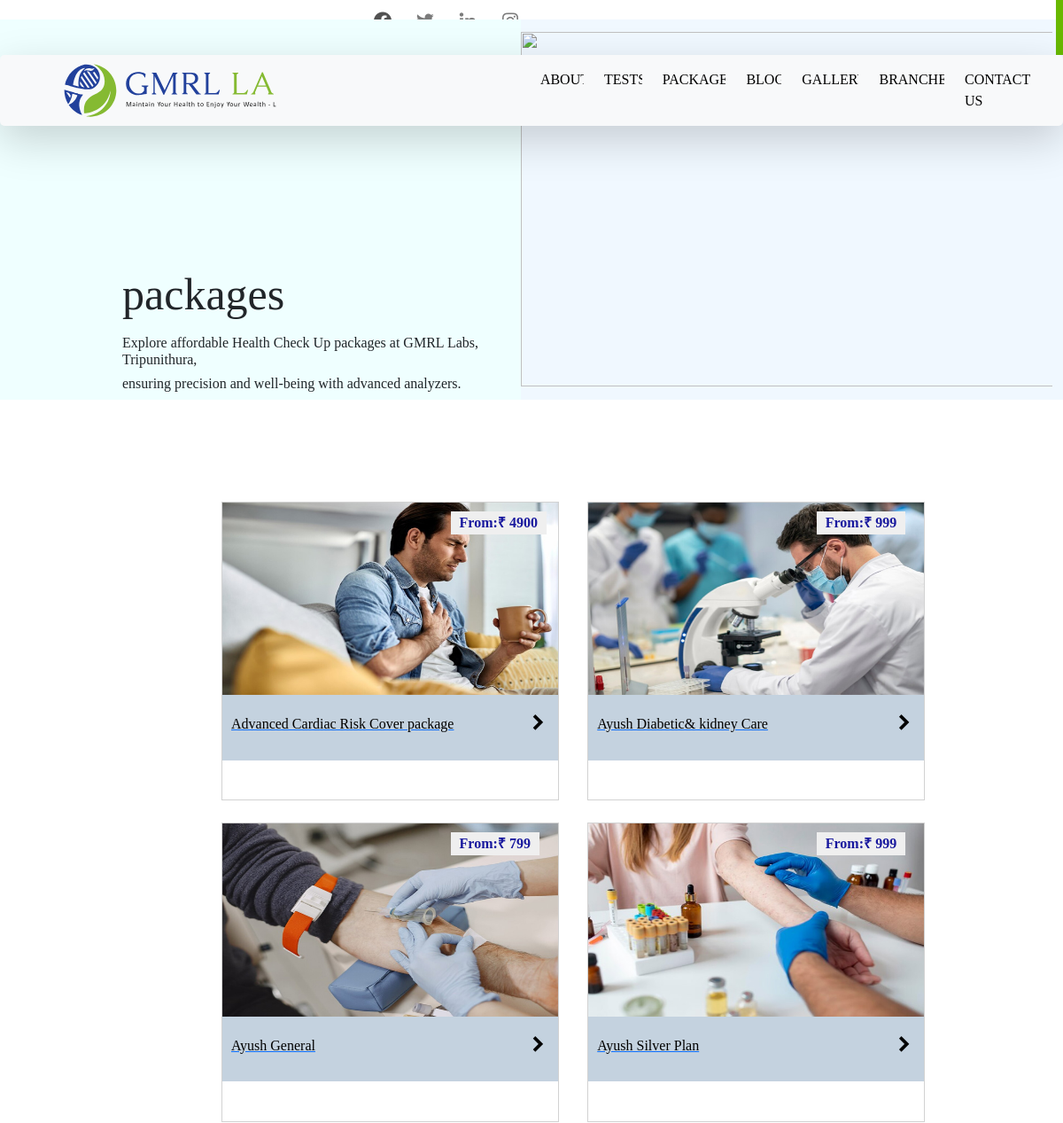
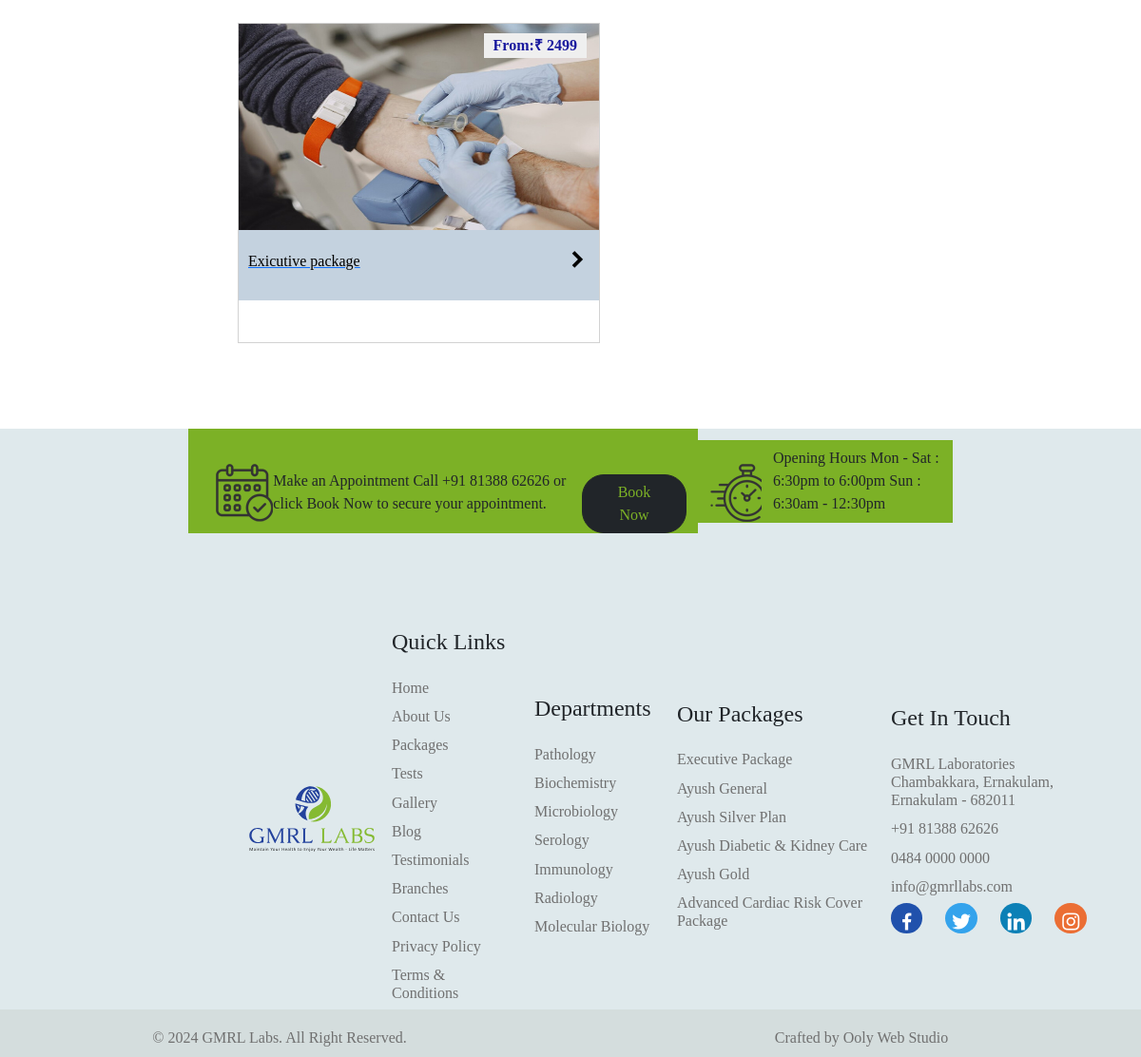
Screenshot of /package/ with the database file from the repository (2 pictures, top to bottom).
### hospitalapp/models.py (models this page shows, shortened)
class Package(models.Model):
    image=models.ImageField(upload_to='package')
    price=models.IntegerField()
    ln1=models.CharField(max_length=400)
    ln2=models.CharField(max_length=400)
    ln3=models.CharField(max_length=400)
    ln4=models.CharField(max_length=400)
    ln5=models.CharField(max_length=400)
    ln6=models.CharField(max_length=400)
    ln7=models.CharField(max_length=400,blank=True)
    ln8=models.CharField(max_length=400,blank=True)
    ln9=models.CharField(max_length=400,blank=True)
    ln10=models.CharField(max_length=400,blank=True)
    ln11=models.CharField(max_length=400,blank=True)
    ln12=models.CharField(max_length=400,blank=True)
    ln13=models.CharField(max_length=400,blank=True)
    name=models.CharField(max_length=250,unique=True)
    class Meta:
        ordering=('name',)

### hospitalapp/views.py (the view)
# urls.py: path('package/',views.package,name='package'),
def package(request):
    pack=Package.objects.all()
    return render(request,'package.html',{"pack":pack})

### templates/package.html (shortened to what this page needs)
{% extends 'base.html' %}
{% load static %}
{% block content %}
<section class="packages w-100" id="package" style="font-family:Georgia, 'Times New Roman', Times, serif ;">
    <div class="row w-100">
        <div class="abi col-lg-6">
            <h1>packages</h1>
            <h6>Explore affordable Health Check Up packages at GMRL Labs, Tripunithura,</h6>
            <h6>ensuring precision and well-being with advanced analyzers.</h6>
        </div>
        <div class="tip col-lg-6">
            <img src="../static/images/package.jpg" alt="">
        </div>
    </div>
</section>
<section class="pack">
    <div class="row packing mx-auto d-flex">
        {% for m in pack %}
        <div class="card ms-4 p-0" style="width: 23.8rem;">
            <a href="{% url 'lab:packages' m.id %}">
            <img class="bloimg card-img-top" src="{{m.image.url}}" alt="Card image cap">
            <button class="pkbttn">From:₹ {{m.price}}</button>
            <div class="ms-0 card-body pkp">
                <div class="row">
                    <div class="col-lg-10">
              <p class="card-text ">{{m.name}}</p>
              </div>
              <div class="col-lg-2  ">
                <i class='pic me-2 mt-3  bx bxs-chevron-right'></i>
                </div>
                </div>
            </div>
            </a>
        </div>
        {% endfor %}
     </div>
</section>
<section class="footer" style="font-family:Georgia, 'Times New Roman', Times, serif ; height: fit-content;">
    <div class="rw2 row mx-auto"   >
        <div class="col9 col-lg-8">
            <div class="row">
                <div class="col-lg-2" >
                    <img class="mt-4 ms-3" src="../static/images/make-appointment.png" alt="">
                </div>
                <div class="col-lg-7 mt-4" >
                    <h8 class="ms-0"> Make an Appointment</h8>
                    <h8 class="ms-0">Call +91 81388 62626 or click Book Now to secure your appointment.</h8>
                </div>
                <div class="col-lg-3">
                    <a href="{% url 'lab:appointment' %}">
                        <button type="button" class="btn4 mt-5 btn btn-dark ">Book Now</button>
                    </a>
                </div>
            </div>
        </div>
        <div class="col91 col-lg-4">
            <div class="row col9rw">
                <div class="col-lg-3">
                    <img class="mt-4" src="../static/images/openinh-hours-logo.png" alt="">
                </div>
                <div class="col-lg-9">
                    <h7 class="mt-3">Opening Hours</h7>
                    <h7>Mon - Sat : 6:30pm to 6:00pm</h7>
                    <h7>Sun : 6:30am - 12:30pm</h7>
                </div>
            </div>
        </div>
    </div>
    <div class="rw3 row">
        <div class="col-lg-2">
            <img src="../static/images/gmrl-footer-logo.svg" alt="">
        </div>
        <div class="col-lg-2">
            <h4 class="mb-4">Quick Links</h4>
            <a href="{% url 'lab:home' %}">
                <h6>Home</h6>
            </a>
            <a href="{% url 'lab:about' %}">
                <h6>About Us</h6>
            </a>
            <a href="{% url 'lab:package' %}">
                <h6>Packages</h6>
            </a>
            <a href="{% url 'lab:test' %}">
                <h6>Tests</h6>
            </a>
            <a href="{% url 'lab:gallery' %}">
                <h6>Gallery</h6>
            </a>
            <a href="{% url 'lab:blog' %}">
                <h6>Blog</h6>
            </a>
            <a href="">
            <h6>Testimonials</h6>
            </a>
            <a href="{% url 'lab:branches' %}">
                <h6>Branches</h6>
            </a>
            <a href="{% url 'lab:contacts' %}">
                <h6>Contact Us</h6>
            </a>
            <a href="{% url 'lab:privacy' %}">
                <h6>Privacy Policy</h6>
            </a>
            <a href="{% url 'lab:term' %}">
                <h6>Terms & Conditions</h6>
            </a>
        </div>
        <div class="col-lg-2">
            <h4 class="mb-4">Departments</h4>
            <a href="{% url 'lab:depart' %}">
                <h6>Pathology</h6>
            </a>
            <a href="{% url 'lab:depart' %}">
                <h6>Biochemistry</h6>
            </a>
            <a href="{% url 'lab:depart' %}">
                <h6>Microbiology</h6>
            </a>
            <a href="{% url 'lab:depart' %}">
                <h6>Serology</h6>
            </a>
            <a href="{% url 'lab:depart' %}">
                <h6>Immunology</h6>
            </a>
            <a href="{% url 'lab:depart' %}">
                <h6>Radiology</h6>
            </a>
            <a href="{% url 'lab:depart' %}">
                <h6>Molecular Biology</h6>
            </a>
        </div>
        <div class="col-lg-3">
            <h4 class="mb-4">Our Packages</h4>
            <a href="http://127.0.0.1:8005/packages/1   ">
                <h6>Executive Package</h6>
            </a>
            <a href="http://127.0.0.1:8005/packages/2">
                <h6>Ayush General</h6>
            </a>
            <a href="http://127.0.0.1:8005/packages/3">
                <h6>Ayush Silver Plan</h6>
            </a>
            <a href="http://127.0.0.1:8005/packages/4">
                <h6>Ayush Diabetic & Kidney Care</h6>
            </a>
            <a href="http://127.0.0.1:8005/packages/5">
                <h6>Ayush Gold</h6>
            </a>
            <a href="http://127.0.0.1:8005/packages/6">
                <h6>Advanced Cardiac Risk Cover Package</h6>
            </a>
        </div>
        <div class="col-lg-3">
            <h4 class="mb-4">Get In Touch</h4>
            <h6>GMRL Laboratories Chambakkara, Ernakulam, Ernakulam - 682011</h6>
            <h6>+91 81388 62626</h6>
            <h6>0484 0000 0000</h6>
            <h6>info@gmrllabs.com</h6>
            <div class="rw4 row">
                <div class="col-lg-3">
                    <div class="fce">
                        <i class='bx bxl-facebook' style='color:#ffffff'  ></i>
                    </div>
                </div>
                <div class="col-lg-3">
                    <div class="twi">
                    <i class='bx bxl-twitter' style="color: #ffffff;"></i>
                    </div>
                </div>
                <div class="col-lg-3">
                    <div class="lik">
                    <i class='bx bxl-linkedin' style="color: #ffffff;"></i>
                    </div>
                </div>
                <div class="col-lg-3">
                    <div class="inst">
                    <i class='bx bxl-instagram' style="color: #ffffff;" ></i>
                    </div>
                </div>
            </div>
        </div>
    </div>
</section>
{% endblock %}

### templates/base.html (shortened to what this page needs)
{% load static %}
<!doctype html>
<html lang="en">
  <head>
    <link href="https://cdn.jsdelivr.net/npm/bootstrap@5.2.3/dist/css/bootstrap.min.css" rel="stylesheet">
    <link rel="stylesheet" href="{% static 'css\style.css' %}">
    <link href='https://unpkg.com/boxicons@2.1.4/css/boxicons.min.css' rel='stylesheet'>
    <link rel="stylesheet" href="https://cdn.jsdelivr.net/npm/slick-carousel@1.8.1/slick/slick.css">
  </head>
  <body>
    {% include 'nav.html' %}
    {% block content %}
    {% endblock %}
    {% include 'footer.html' %}
  </body>
</html>

### templates/nav.html (shortened to what this page needs)
{% load static %}
<div class="mqin">
    <div class="rw1 row">
        <div class="col-lg-6 col-md-6 col-sm-6 oci">
            <ul class="socialmedia d-flex justify-content-end">
                <a href="" class="fb me-4" target="_blank">
                </a>
                <a href="" class="tw me-4" target="_blank">
                </a>
                <a href="" class="li me-4" target="_blank">
                </a>
                <a href="" class="in" target="_blank">
                </a>
            </ul>
        </div>
        <div class="col-lg-6 col-md-6 col-sm-6 maker d-none d-lg-block">
            <a href="{% url 'lab:appointment' %}"><button class="btn btn">Make An Appointment</button></a>
        </div>
    </div>
</div>
<nav id="navbar" class="navbar shadow-lg navbar-expand-lg bg-light mx-auto">
    <div class="container-fluid">
        <a href="{% url 'lab:home' %}"><img class="ima" style="margin-left: 60px;" src="{% static 'images/gmrl-logo.svg' %}" width="280px" alt=""></a>
      <div class="offcanvas offcanvas-start hidden-lg-up" tabindex="-1" id="offcanvasNavbar" aria-labelledby="offcanvasNavbarLabel" style="background-color: blue;">
        <div class="collapse navbar-collapse" id="navbarSupportedContent">
            <ul class="navbar-nav ml-auto" style="margin-left: 290px; ">
                <li class="nav-item">
                    <a class="nav-link" href="{% url 'lab:about' %}">ABOUT</a>
                </li>
                <li class="nav-item">
                    <a class="nav-link" href="{% url 'lab:test' %}">TESTS</a>
                </li>
                <li class="nav-item">
                    <a class="nav-link" href="{% url 'lab:package' %}">PACKAGES</a>
                </li>
                <li class="nav-item">
                    <a class="nav-link" href="{% url 'lab:blog' %}">BLOG</a>
                </li>
                <li class="nav-item">
                    <a class="nav-link" href="{% url 'lab:gallery' %}">GALLERY</a>
                </li>
                <li class="nav-item">
                    <a class="nav-link" href="{% url 'lab:branches' %}">BRANCHES</a>
                </li>
                <li class="nav-item">
                    <a class="nav-link" href="{% url 'lab:contacts' %}">CONTACT US</a>
                </li>
            </ul>
        </div>
      </div>
    </div>
  </nav>

### templates/footer.html
<section class="endd w-100">
    <div class="row">
        <div class="col-lg-6">
            <h6>© 2024 GMRL Labs. All Right Reserved.</h6>
        </div>
        <div class="col-lg-6">
            <h6>Crafted by Ooly Web Studio</h6>
        </div>
    </div>
</section>

### static/css/style.css (style rules this page uses)
* { overflow-x: hidden; }
.navbar-nav .nav-item { margin-right: 15px; }
.navbar-nav .nav-item:not(:last-child) { margin-right: 15px; }
body { margin: 0; padding: 0; font-family: Georgia, 'Times New Roman', Times, serif; }
.navbar { width: 92vw; z-index: 1000; border-radius: 5px; }
.navbar-nav { margin-left: 650px; overflow-x: hidden; }
.navbar { overflow-x: hidden; width: 100vw; }
.navbar a { color: black; }
.packages { background-color: rgb(240, 248, 255); overflow-x: hidden; margin-top: -120px; z-index: -1; }
.ems, .nu91, .mb-0, .mt-4, .mt-0 { margin: 0; padding: 0; }
.ipic, .bx { display: inline-block; vertical-align: middle; }
.bx { font-size: 24px; }
.row { display: flex; justify-content: space-between; align-items: center; }
.rw1 { background: transparent; }
.maker { z-index: 5; }
.maker .btn { background-color: rgb(104, 184, 0); color: white; text-decoration: none; margin-left: 580px; border-radius: 0; }
.endd { width: 100vw; background-color: rgb(212, 221, 221); overflow: hidden; text-align: center; height: 50px; }
.endd h6 { padding-top: 20px; padding-bottom: 20px; color: rgb(112, 112, 112); }
.card { height: 200px; border-radius: 0; }
.footer { height: 70vh; background-color: rgb(223, 233, 236); }
.rw2 { width: 67%; height: 19%; }
.col9 { background-color: rgb(124, 177, 38); }
.col91 { background-color: rgb(124, 177, 38); }
.btn4 { border-radius: 23px; padding-left: 35px; padding-right: 35px; color: rgb(124, 177, 38); }
.rw3 { width: 75%; margin-top: 100px; margin-left: 250px; }
.rw3 a { text-decoration: none !important; }
.rw3 img { width: 11vw; }
.rw3 h6 { margin-top: 11px; color: rgb(112, 112, 112); }
.rw4 { width: 230px; }
.abi { background-color: rgb(239, 255, 255); padding: 0 0 0 0; }
.abi h1 { font-size: 50px; margin-top: 280px; margin-left: 150px; margin-bottom: 15px; }
.abi h6 { margin-left: 150px; }
.tip { padding: 0 0 0 0; }
.tip img { height: 50vh; width: 50.3vw; }
.pic { font-size: 35px; display: flex; justify-content: center; text-align: center; margin-top: 22px; }
.pkp p { text-decoration: none !important; }
.packing { width: 74%; height: auto; padding-top: 0; margin-top: 90px; margin-bottom: 90px; text-decoration: none !important; padding-left: 70px; }
.packing .card { height: 337.5px; margin-top: 25px; padding-top: 0; text-decoration: none !important; }
.packing img { border-radius: 0; height: 300px; }
.pkp { height:73.5px; background-color: rgb(196, 210, 223); padding: 0 0 0 0; padding-left: 10px; text-decoration: none !important; }
.packing .pic { font-size: 30px; margin: auto; color: black; }
.packing p { padding-top: 0; margin-top: 20px; text-decoration: none !important; color: black; }
.packing i { display: flex; justify-content: end; text-align: end; }
.packing .card { position: relative; overflow: hidden; border-radius: 0; cursor: pointer; text-decoration: none !important; }
.packing .bloimg { width: 100%; height: 27.2vh; border-radius: 0; display: block; transition: transform 0.5s; }
.pkbttn { position: absolute; top: 3%; left:68%; border: 0; color: rgb(25, 25, 158); font-weight: 700; padding-left: 10px; padding-right: 10px; }
.pkp .card-text { text-decoration: none; }
.rw4 i { margin: auto; display: flex; justify-content: center; text-align: center; padding-top: 8px; }
.fce { background-color: rgb(32, 81, 172); border-radius: 50%; height: 32px; }
.twi { background-color: rgb(52, 163, 236); border-radius: 50%; height: 32px; }
.lik { background-color: rgb(12, 128, 182); border-radius: 50%; height: 32px; }
.inst { background-color: rgb(235, 110, 52); border-radius: 50%; height: 32px; }

### rows the page displays
Package: image (picture), price "4900", name "Advanced Cardiac Risk Cover package"
Package: image (picture), price "999", name "Ayush Diabetic& kidney Care"
Package: image (picture), price "799", name "Ayush General"
Package: image (picture), price "999", name "Ayush Silver Plan"
Package: image (picture), price "2499", name "Exicutive package"
